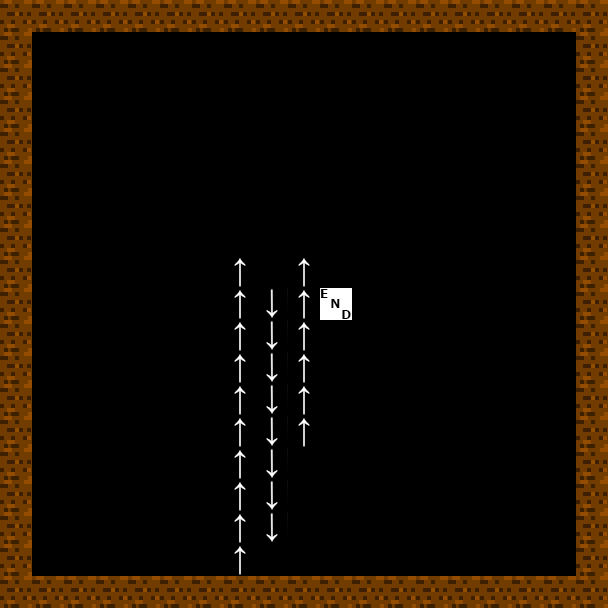

A 2D game scene composited from a Tiled map and its tileset images. What follows is a short description and the map's XML, with each tile layer's data collapsed to a summary:
An orthogonal 19x19 tile map with 32x32 px tiles, 1 tile layer (Tile Layer 1).

<map version="1.0" orientation="orthogonal" width="19" height="19" tilewidth="32" tileheight="32">
 <tileset firstgid="1" name="tiles" tilewidth="32" tileheight="32">
  <image source="tiles.png" width="192" height="32" />
  <tile id="1">
   <properties>
    <property name="solid" value="1" />
   </properties>
  </tile>
  <tile id="3">
   <properties>
    <property name="end" value="1" />
    <property name="solid" value="1" />
   </properties>
  </tile>
  <tile id="4">
   <properties>
    <property name="up" value="1" />
   </properties>
  </tile>
  <tile id="5">
   <properties>
    <property name="down" value="1" />
   </properties>
  </tile>
 </tileset>
 <layer name="Tile Layer 1" width="19" height="19">
  <data>[361 cells, 97 non-empty, 4 distinct tile ids]</data>
 </layer>
</map>